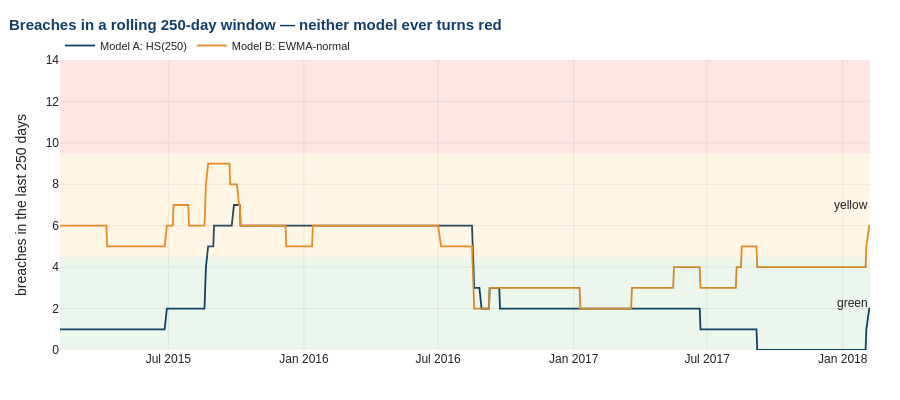

The cell this chart's notebook holds for it:
### Code cell
fig = go.Figure()
for (name, v), colour in zip(models.items(), [a6.NAVY, a6.ORANGE]):
    counts = a6.breaches(r, v).dropna().rolling(WINDOW).sum().dropna()
    fig.add_trace(go.Scatter(x=counts.index, y=counts, name=name,
                             line=dict(color=colour, width=1.8)))
fig.add_hrect(y0=0, y1=4.5, fillcolor="green", opacity=0.07, line_width=0,
              annotation_text="green", annotation_position="right")
fig.add_hrect(y0=4.5, y1=9.5, fillcolor="orange", opacity=0.10, line_width=0,
              annotation_text="yellow", annotation_position="right")
fig.add_hrect(y0=9.5, y1=20, fillcolor="red", opacity=0.10, line_width=0,
              annotation_text="red", annotation_position="right")

a6.style(fig, title="Breaches in a rolling 250-day window — neither model ever turns red",
         ytitle="breaches in the last 250 days", height=400)
fig.update_yaxes(range=[0, 14])
fig.show()

### Figure 1 — Plotly figure (JSON) as saved in the notebook; plotly's stock layout.template omitted (floating-point values rounded to 4 significant figures; data arrays with more than 128 entries replaced by an {"elided": "..."} marker saying what was removed)
{"data": [{"line": {"color": "#123F69", "width": 1.8}, "name": "Model A: HS(250)", "type": "scatter", "x": {"elided": "759 str values"}, "y": {"elided": "759 float values"}}, {"line": {"color": "#E38B29", "width": 1.8}, "name": "Model B: EWMA-normal", "type": "scatter", "x": {"elided": "759 str values"}, "y": {"elided": "759 float values"}}], "layout": {"annotations": [{"showarrow": false, "text": "green", "x": 1, "xanchor": "right", "xref": "x domain", "y": 2.25, "yanchor": "middle", "yref": "y"}, {"showarrow": false, "text": "yellow", "x": 1, "xanchor": "right", "xref": "x domain", "y": 7, "yanchor": "middle", "yref": "y"}, {"showarrow": false, "text": "red", "x": 1, "xanchor": "right", "xref": "x domain", "y": 14.75, "yanchor": "middle", "yref": "y"}], "colorway": ["#123F69", "#E38B29", "#8A8A8A", "#2E7D7B", "#B22222"], "font": {"color": "#222222", "family": "Helvetica, Arial, sans-serif", "size": 12}, "height": 400, "hovermode": "x unified", "legend": {"font": {"size": 11}, "orientation": "h", "x": 0, "xanchor": "left", "y": 1, "yanchor": "bottom"}, "margin": {"b": 50, "l": 60, "r": 30, "t": 60}, "shapes": [{"fillcolor": "green", "line": {"width": 0}, "opacity": 0.07, "type": "rect", "x0": 0, "x1": 1, "xref": "x domain", "y0": 0, "y1": 4.5, "yref": "y"}, {"fillcolor": "orange", "line": {"width": 0}, "opacity": 0.1, "type": "rect", "x0": 0, "x1": 1, "xref": "x domain", "y0": 4.5, "y1": 9.5, "yref": "y"}, {"fillcolor": "red", "line": {"width": 0}, "opacity": 0.1, "type": "rect", "x0": 0, "x1": 1, "xref": "x domain", "y0": 9.5, "y1": 20, "yref": "y"}], "title": {"font": {"color": "#123F69", "size": 15}, "text": "<b>Breaches in a rolling 250-day window — neither model ever turns red</b>", "x": 0.01}, "xaxis": {"gridcolor": "#EDEDED", "showgrid": true, "zeroline": false}, "yaxis": {"gridcolor": "#EDEDED", "range": [0, 14], "showgrid": true, "title": {"text": "breaches in the last 250 days"}, "zeroline": false}}}
